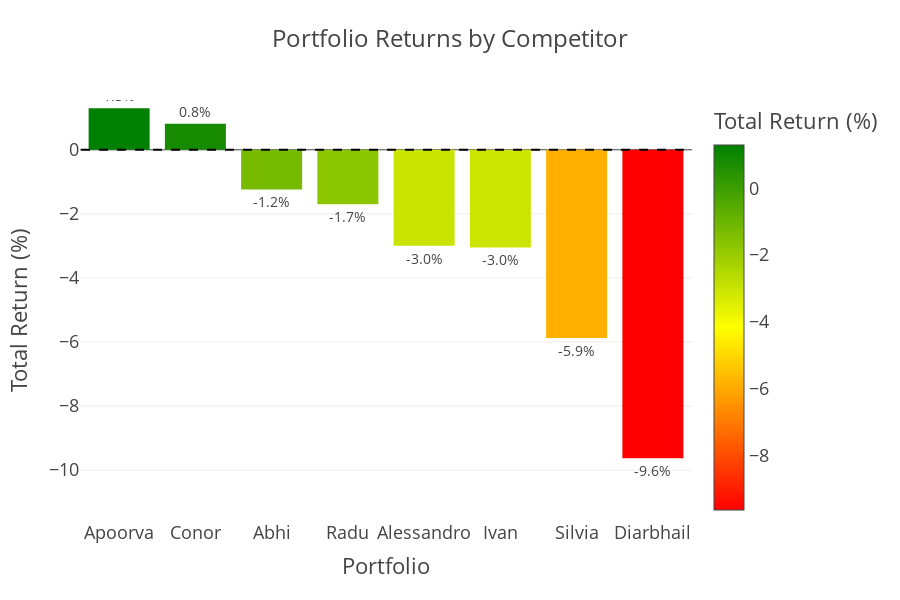

Write notebook code for a chart like this one.
### Code cell
# Create a bar chart to visualize the total returns
performance_data = pd.DataFrame({
    'Portfolio': total_return.index,
    'Total Return (%)': total_return.values
})

# Sort the data to make the visualization more informative (optional)
performance_data = performance_data.sort_values('Total Return (%)', ascending=False)

# Create the figure with increased size
fig = px.bar(
    performance_data,
    x='Portfolio',
    y='Total Return (%)',
    title='Portfolio Returns by Competitor',
    color='Total Return (%)',
    color_continuous_scale=['red', 'yellow', 'green'],
    text='Total Return (%)'
)

# Add a horizontal line at 0%
fig.add_shape(
    type="line",
    x0=-0.5,
    y0=0,
    x1=len(performance_data)-0.5,
    y1=0,
    line=dict(color="black", width=2, dash="dash")
)

# Format the text labels and ensure they're visible
fig.update_traces(
    texttemplate='%{text:.1f}%', 
    textposition='outside',
    textfont=dict(size=14)  # Increase text size
)

# Calculate the y-axis range with extra padding to ensure text is visible
y_min = min(performance_data['Total Return (%)']) * 1.2 if min(performance_data['Total Return (%)']) < 0 else min(performance_data['Total Return (%)']) - 2
y_max = max(performance_data['Total Return (%)']) * 1.2 if max(performance_data['Total Return (%)']) > 0 else max(performance_data['Total Return (%)']) + 2

# Update layout with increased size, margins, and adjusted y-axis
fig.update_layout(
    template='presentation',
    yaxis=dict(
        title='Total Return (%)',
        range=[y_min, y_max]  # Ensure text labels are visible
    ),
    width=900,  # Increase width
    height=600,  # Increase height
    margin=dict(l=80, r=80, t=100, b=80),  # Increase margins
    title=dict(
        text='Portfolio Returns by Competitor',
        font=dict(size=24),  # Larger title
        y=0.95  # Position title higher
    )
)

# Show the figure
fig.show()

### Figure 1 — Plotly figure (JSON) as saved in the notebook; plotly's stock layout.template omitted (floating-point values rounded to 4 significant figures)
{"data": [{"hovertemplate": "Portfolio=%{x}<br>Total Return (%)=%{marker.color}<extra></extra>", "legendgroup": "", "marker": {"color": [1.294, 0.8119, -1.237, -1.701, -2.993, -3.048, -5.874, -9.63], "coloraxis": "coloraxis", "pattern": {"shape": ""}}, "name": "", "orientation": "v", "showlegend": false, "text": [1.294, 0.8119, -1.237, -1.701, -2.993, -3.048, -5.874, -9.63], "textfont": {"size": 14}, "textposition": "outside", "texttemplate": "%{text:.1f}%", "type": "bar", "x": ["Apoorva", "Conor", "Abhi", "Radu", "Alessandro", "Ivan", "Silvia", "Diarbhail"], "xaxis": "x", "y": [1.294, 0.8119, -1.237, -1.701, -2.993, -3.048, -5.874, -9.63], "yaxis": "y"}], "layout": {"barmode": "relative", "coloraxis": {"colorbar": {"title": {"text": "Total Return (%)"}}, "colorscale": [[0, "red"], [0.5, "yellow"], [1, "green"]]}, "height": 600, "legend": {"tracegroupgap": 0}, "margin": {"b": 80, "l": 80, "r": 80, "t": 100}, "shapes": [{"line": {"color": "black", "dash": "dash", "width": 2}, "type": "line", "x0": -0.5, "x1": 7.5, "y0": 0, "y1": 0}], "title": {"font": {"size": 24}, "text": "Portfolio Returns by Competitor", "y": 0.95}, "width": 900, "xaxis": {"anchor": "y", "domain": [0, 1], "title": {"text": "Portfolio"}}, "yaxis": {"anchor": "x", "domain": [0, 1], "range": [-11.56, 1.553], "title": {"text": "Total Return (%)"}}}}
